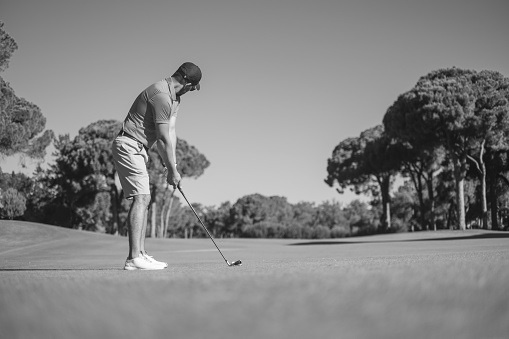
#> input picture tests/assets/test_pose1.jpg, 509 x 339 px
$ jupyter execute --allow-errors test_masking.ipynb   (shell and % lines are left out)
#> lines starting #> are read from the running program, lines starting #| are printed output that depends on the picture; after the words box and inside, x2 and y2 are one past the last pixel; in counts of white or black regions, pixels touching at a corner belong together
#> further down, frame is the input picture: shape (339, 509, 3); min 13, max 255, mean 130.8
### golftracker/image_operations.py
'''
Wrapper around cv2 algorithm.
Keep it generic.
'''

import cv2
import numpy as np
import logging

from golftracker import geom

RED = (0, 0, 255)
YELLOW = (0, 255, 255)
GREEN = (0, 255, 0)
GREY = (128, 128, 128)

def create_mask(frame, rectangle):
    """
    Create a new frame with only the rectangle visible.
    Other area is blacked out.
    """
#> called with rectangle = (150, 200, 300, 300)
    (x1, y1, x2, y2) = rectangle
    height, width = frame.shape[:2]
#> height = 339; width = 509
    mask = np.zeros((height, width), dtype=np.uint8)
    cv2.rectangle(mask, (x1, y1), (x2, y2), (255, 255, 255), -1)
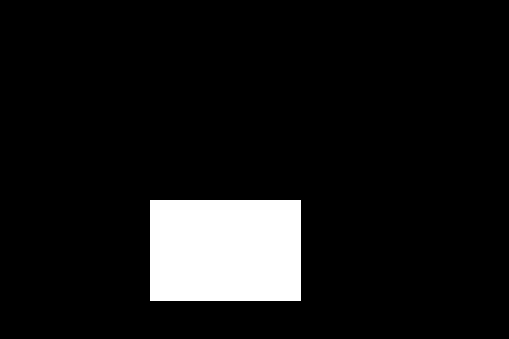
#> mask: shape (339, 509); 8.8% white; 1 white region, box (x1, y1, x2, y2) and area: (150, 200, 301, 301) 15251
    result = cv2.bitwise_and(frame, frame, mask=mask)
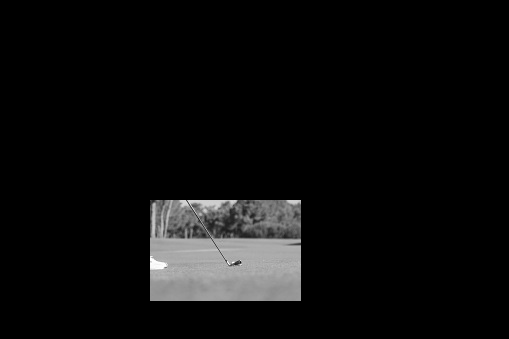
#> result: shape (339, 509, 3); min 0, max 255, mean 12.5
    return result

# [14 lines left out: function draw_lines, not called in this run]

### notebooks/test_masking.ipynb
[cell 1]
from golftracker import image_operations
from golftracker import image_utils

[cell 2]
import os
import cv2
import numpy as np
import matplotlib.pyplot as plt
import matplotlib.image as mpimg
plt.rcParams['figure.figsize'] = [16, 8]

[cell 3]
img_fname = os.path.join("..", "tests", "assets", "test_pose1.jpg")
frame = cv2.imread(img_fname)
plt.imshow(frame)

[cell 4]
mask = image_operations.create_mask(frame, (150, 200, 300, 300))
plt.imshow(mask)

[cell 5]
new_img = frame[200:300, 150:300]
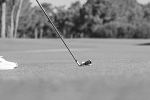
#> new_img: shape (100, 150, 3); min 16, max 255, mean 141.4
plt.imshow(new_img)

[cell 6]
img_blur = cv2.GaussianBlur(new_img, (7,7), 1)
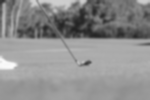
#> img_blur: shape (100, 150, 3); min 35, max 250, mean 141.4

[cell 7]
plt.imshow(img_blur)

[cell 8]
img_gray = cv2.cvtColor(img_blur, cv2.COLOR_BGR2GRAY)

[cell 9]
plt.imshow(img_gray)

#> (a cell that did not finish here is left out)

#> (a cell that did not finish here is left out)

[cell 12]
single_channel_img = cv2.cvtColor(mask, cv2.COLOR_BGR2GRAY)

$ run again, with tests/assets/michelle_wie.png saved as tests/assets/test_pose1.jpg
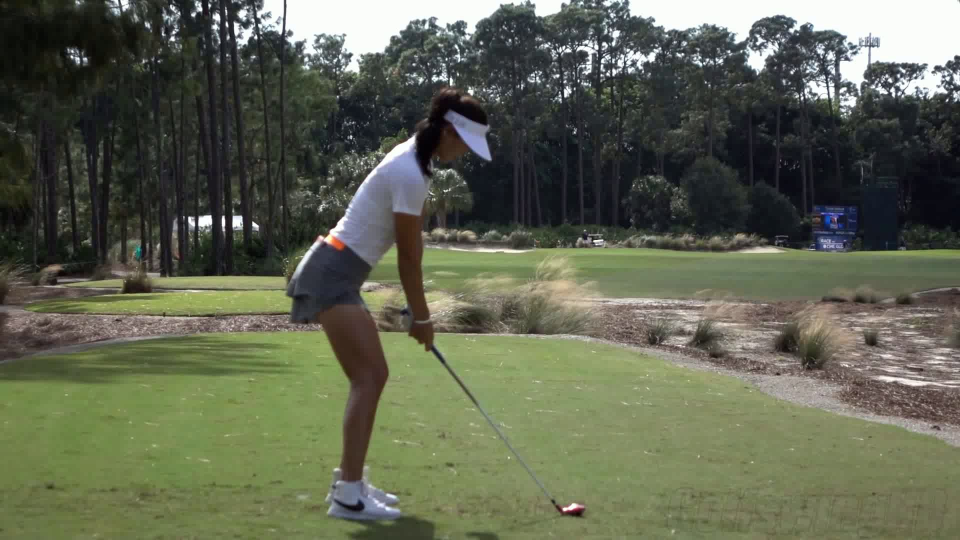
#> input picture tests/assets/michelle_wie.png, 1920 x 1080 px (shown at 1/2 size)
#> frame is the input picture: shape (1080, 1920, 3); mean B, G, R 82, 101, 96.2
#> in create_mask, `cv2.rectangle(mask, (x1, y1), (x2, y2), (255, 255, 255), -1)`:
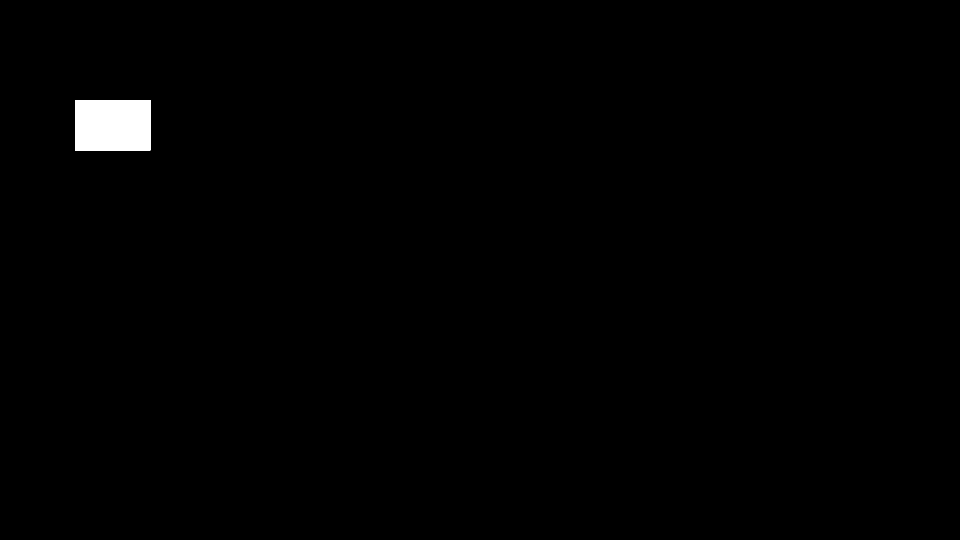
#> mask: shape (1080, 1920) (shown at 1/2 size); 0.74% white; 1 white region, box (x1, y1, x2, y2) and area: (150, 200, 301, 301) 15251
#> `new_img = frame[200:300, 150:300]`:
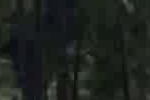
#> new_img: shape (100, 150, 3); mean B, G, R 29.4, 32.8, 28.8
